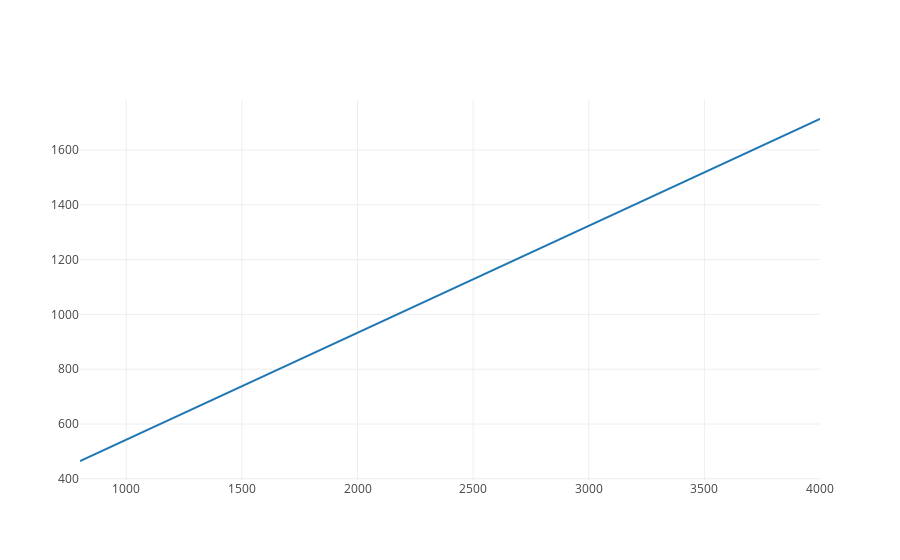

The notebook cell this image was saved under:
### Code cell
from graph import plot
plot([hyp_trace])

### Figure 1 — Plotly figure (JSON) as saved in the notebook; plotly's stock layout.template omitted (floating-point values rounded to 4 significant figures)
{"data": [{"mode": "lines", "text": "y = 0.39x + 153", "type": "scatter", "uid": "6ff4806c-7dc5-412b-9bb3-93ea92c4124e", "x": [800, 1500, 2000, 3500, 4000], "y": [465, 738, 933, 1518, 1713]}], "layout": {}}
